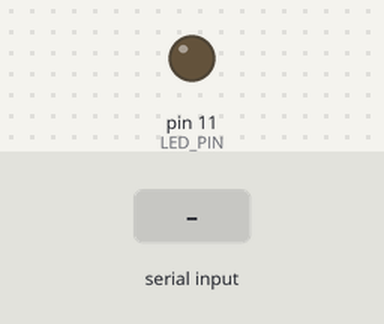
A sketch run on a simulated Arduino Uno, built with avr-gcc and run on an emulated ATmega328P. Parts: output pins drawn as LEDs (lit = HIGH). The test bench sets the inputs (shaded band). What the sketch prints to the serial monitor is not drawn.

Above: at 1.2 s.
1.3 s: "1" received over Serial
At 4.2 s:
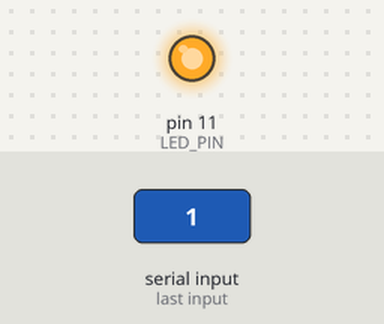
Timing chart, 0 to 5.7 s (numbered marks = the images above; inputs shaded):
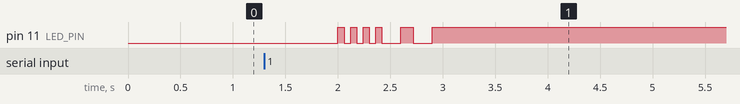

Measured:
- after the input at 1.3 s, pin 11 (LED_PIN): goes 3 × (HIGH 0.06 s, LOW 0.06 s), HIGH 0.06 s, LOW 0.18 s, HIGH 0.12 s, LOW 0.18 s, then HIGH, starting after 0.70 s

The sketch:

emitter.ino
```cpp
// this code takes the input to the serial termincal
// and converts to binary packets before emitting
// the binary via an attached LED

#define LED_PIN 11
#define PACKET_SIZE 35
#define PAYLOAD_LENGTH 32
#define PREAMBLE 0b10101010
#define CRC16 0x8005

//unsigned short gen_crc16(const unsigned char*, unsigned short);

void setup() {
        Serial.begin(9600);
        pinMode(LED_PIN, OUTPUT);
}

void loop() {
        if (Serial.available() > 0) {

        char payload[PACKET_SIZE];
        unsigned int crc;
        char temp_byte;
        bool led_on;

        payload[0] = PREAMBLE;

        for (int i = 0; i < PAYLOAD_LENGTH ; i++) {
                    payload[i + 1] = Serial.read();
        }

        crc=65535;

        payload[PAYLOAD_LENGTH + 1] = crc >> 8;
        payload[PAYLOAD_LENGTH + 2] = (unsigned char) crc;

        Serial.print(payload);

        for (int i = 0; i < PACKET_SIZE; i++) {
                temp_byte = payload[i];
                for (int j = 7; j >= 0; j--) {
                  led_on = (temp_byte >> j) & 0b00000001;
                        digitalWrite(LED_PIN, (led_on ? HIGH : LOW));
                        delay(60);
                }
        }
        Serial.println("finished tranceiving");
        }
        delay(1000);
}


// not our code - taken from tested CRC16 implementation on github
// unsigned short gen_crc16(const unsigned char *data, unsigned short size)
// {
// 	unsigned short out = 0;
// 	int bits_read = 0, bit_flag;
//
// 	/* Sanity check: */
// 	if (data == 0)
// 		return 0;
//
// 	while (size > 0)
// 	{
// 		bit_flag = out >> 15;
// 		/* Get next bit: */
// 		out <<= 1;
// 		out |= (*data >> bits_read) & 1;
//                 // item a) work from the least significant bits
// 		bits_read++;
// 		if (bits_read > 7)
// 		{
// 			bits_read = 0;
// 			data++;
// 			size--;
// 		}
// 		/* Cycle check: */
// 		if (bit_flag)
// 			out ^= CRC16;
// 	}
// 	// item b) "push out" the last 16 bits
// 	int i;
// 	for (i = 0; i < 16; ++i) {
// 		bit_flag = out >> 15;
// 		out <<= 1;
// 		if (bit_flag)
// 			out ^= CRC16;
// 	}
// 	// item c) reverse the bits
// 	unsigned short crc = 0;
// 	i = 0x8000;
// 	int j = 0x0001;
// 	for (; i != 0; i >>= 1, j <<= 1) {
// 		if (i & out) crc |= j;
// 	}
//
// 	return crc;
// }
```
